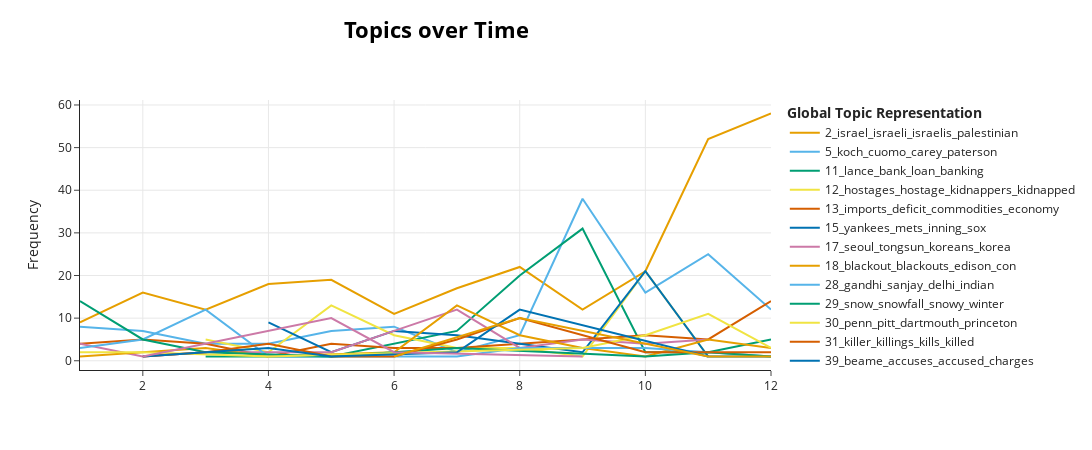

The code cell stored with this chart in its notebook:
### Code cell
tm.model.visualize_topics_over_time(tm.topics_over_time[tm.topics_over_time.Topic.isin(tm.topic_filter.topics)])

### Figure 1 — Plotly figure (JSON) as saved in the notebook; plotly's stock layout.template omitted (floating-point values rounded to 4 significant figures)
{"data": [{"hoverinfo": "text", "hovertext": ["<b>Topic 2</b><br>Words: mondale, nato, alliance, atlantic, funds", "<b>Topic 2</b><br>Words: vance, israeli, israel, hussein, jordan", "<b>Topic 2</b><br>Words: carter, rabin, israel, israelis, diplomats", "<b>Topic 2</b><br>Words: rabin, fined, uranium, israeli, mrs", "<b>Topic 2</b><br>Words: israeli, israelis, palestinian, palestine, gaza", "<b>Topic 2</b><br>Words: israeli, israelis, israel, mondale, jews", "<b>Topic 2</b><br>Words: libya, libyans, egypt, arab, syrian", "<b>Topic 2</b><br>Words: syria, israel, israeli, assad, lebanon", "<b>Topic 2</b><br>Words: israelis, israeli, israel, arabs, palestinian", "<b>Topic 2</b><br>Words: israeli, israel, palestinians, arabs, arab", "<b>Topic 2</b><br>Words: israeli, israel, palestinians, sadat, jordanian", "<b>Topic 2</b><br>Words: egypt, cairo, sadat, egyptian, egyptians"], "marker": {"color": "#E69F00"}, "mode": "lines", "name": "2_israel_israeli_israelis_palestinian", "type": "scatter", "x": [1, 2, 3, 4, 5, 6, 7, 8, 9, 10, 11, 12], "y": [9, 16, 12, 18, 19, 11, 17, 22, 12, 21, 52, 58]}, {"hoverinfo": "text", "hovertext": ["<b>Topic 5</b><br>Words: mayor, westtvacy, sutton, mayoral, westway", "<b>Topic 5</b><br>Words: runoff, goodman, mayor, redistricting, legislature", "<b>Topic 5</b><br>Words: primary, stamp, koch, vetoes, sept", "<b>Topic 5</b><br>Words: cuomo, mayor, mayoralty, ronan, mame", "<b>Topic 5</b><br>Words: carey, cuomo, beame, election, predict", "<b>Topic 5</b><br>Words: byrne, bateman, hat, party, velvet", "<b>Topic 5</b><br>Words: chairman, defense, denounce, abzug, fund", "<b>Topic 5</b><br>Words: cuomo, beame, ballot, striking, campaign", "<b>Topic 5</b><br>Words: koch, cuomo, endorses, paterson, candidates", "<b>Topic 5</b><br>Words: byrne, koch, bateman, debate, candidates", "<b>Topic 5</b><br>Words: koch, mayor, paterson, mayoral, deputy", "<b>Topic 5</b><br>Words: koch, kummerfeld, westway, geldzahler, salary"], "marker": {"color": "#56B4E9"}, "mode": "lines", "name": "5_koch_cuomo_carey_paterson", "type": "scatter", "x": [1, 2, 3, 4, 5, 6, 7, 8, 9, 10, 11, 12], "y": [8, 7, 4, 4, 7, 8, 2, 6, 38, 16, 25, 12]}, {"hoverinfo": "text", "hovertext": ["<b>Topic 11</b><br>Words: axelson, treasury, withdraws, consideration, post", "<b>Topic 11</b><br>Words: banking, slowed, electronic, habits, fears", "<b>Topic 11</b><br>Words: bankruptcy, loan, lance, debt, bank", "<b>Topic 11</b><br>Words: lance, loan, finances, inquiry, disclosure", "<b>Topic 11</b><br>Words: lance, resignation, percy, disputed, abused", "<b>Topic 11</b><br>Words: lance, enthusiasm, bank, opposition, reform", "<b>Topic 11</b><br>Words: lance, jury, repaying, banks, reported", "<b>Topic 11</b><br>Words: banks, bank, regulation, regulatory, agencies"], "marker": {"color": "#009E73"}, "mode": "lines", "name": "11_lance_bank_loan_banking", "type": "scatter", "x": [3, 5, 7, 8, 9, 10, 11, 12], "y": [1, 1, 7, 20, 31, 2, 2, 5]}, {"hoverinfo": "text", "hovertext": ["<b>Topic 12</b><br>Words: hostages, hostage, moslems, kidnapping, gunmen", "<b>Topic 12</b><br>Words: guerrillas, army, prosecutor, fight, slain", "<b>Topic 12</b><br>Words: moluccans, dutch, hostages, netherlands, kidnappers", "<b>Topic 12</b><br>Words: flees, overthrow, siege, yugoslavs, captive", "<b>Topic 12</b><br>Words: hostages, hostage, piracy, hijackers, croatian", "<b>Topic 12</b><br>Words: prisoners, killers, four, title, ulster", "<b>Topic 12</b><br>Words: hijackers, japanese, air, meet, willing", "<b>Topic 12</b><br>Words: hijackers, hostages, hijacked, hostage, hijacker", "<b>Topic 12</b><br>Words: kidnappers, dutchman, paid, million, wealthy"], "marker": {"color": "#F0E442"}, "mode": "lines", "name": "12_hostages_hostage_kidnappers_kidnapped", "type": "scatter", "x": [3, 4, 5, 6, 7, 8, 9, 10, 11], "y": [5, 2, 13, 6, 3, 3, 1, 21, 1]}, {"hoverinfo": "text", "hovertext": ["<b>Topic 13</b><br>Words: growth, economists, shift, shoes, abroad", "<b>Topic 13</b><br>Words: capitalist, theorist, crisis, china, peasants", "<b>Topic 13</b><br>Words: economy, deficit, commodities, payments, fund", "<b>Topic 13</b><br>Words: geneva, commodities, collapse, fund, efforts", "<b>Topic 13</b><br>Words: industry, imports, shipments, textile, labor", "<b>Topic 13</b><br>Words: aid, pollution, nations, accord, fines", "<b>Topic 13</b><br>Words: investing, deficit, tax, europeans, japan", "<b>Topic 13</b><br>Words: economy, bankers, market, steel, youngstown", "<b>Topic 13</b><br>Words: exporters, imports, economics, steel, market", "<b>Topic 13</b><br>Words: investments, deficit, imports, goods, tensions", "<b>Topic 13</b><br>Words: japan, japanese, imports, imported, foreign"], "marker": {"color": "#D55E00"}, "mode": "lines", "name": "13_imports_deficit_commodities_economy", "type": "scatter", "x": [1, 2, 3, 4, 5, 6, 7, 9, 10, 11, 12], "y": [4, 5, 4, 1, 4, 3, 3, 5, 6, 5, 14]}, {"hoverinfo": "text", "hovertext": ["<b>Topic 15</b><br>Words: mets, yankees, pitching, cubs, baseball", "<b>Topic 15</b><br>Words: mets, homer, yanks, win, munson", "<b>Topic 15</b><br>Words: mets, sox, pitcher, homer, frazier", "<b>Topic 15</b><br>Words: outfielder, bat, brewers, homer, cricket", "<b>Topic 15</b><br>Words: mets, brewers, mariners, sox, giants", "<b>Topic 15</b><br>Words: jackson, baltimore, munson, kingman, belts", "<b>Topic 15</b><br>Words: yankees, inning, dodgers, mets, innings", "<b>Topic 15</b><br>Words: spenders, baseball, pretenders, big, vs", "<b>Topic 15</b><br>Words: daredevil, toy, halts, knievel, assault"], "marker": {"color": "#0072B2"}, "mode": "lines", "name": "15_yankees_mets_inning_sox", "type": "scatter", "x": [4, 5, 6, 7, 8, 9, 10, 11, 12], "y": [9, 2, 7, 6, 4, 2, 21, 1, 1]}, {"hoverinfo": "text", "hovertext": ["<b>Topic 17</b><br>Words: bribery, korean, lobbyist, indonesia, solicitors", "<b>Topic 17</b><br>Words: indonesia, chief, oil, concerns, charges", "<b>Topic 17</b><br>Words: congressmen, inquiry, lobby, tax, korea", "<b>Topic 17</b><br>Words: seoul, singapore, dissidents, political, critics", "<b>Topic 17</b><br>Words: korea, military, carter, defends, defense", "<b>Topic 17</b><br>Words: korea, korean, tong, disclose, dealings", "<b>Topic 17</b><br>Words: korea, koreans, korean, koreanfavors, prosecutor", "<b>Topic 17</b><br>Words: jaworski, korea, korean, tongsun, testimony", "<b>Topic 17</b><br>Words: korean, korea, tongsun, jury, southkorearejectsu", "<b>Topic 17</b><br>Words: koreans, korea, seoul, korean, scandal", "<b>Topic 17</b><br>Words: seoul, korean, tongsun, park, fined"], "marker": {"color": "#CC79A7"}, "mode": "lines", "name": "17_seoul_tongsun_koreans_korea", "type": "scatter", "x": [1, 2, 3, 4, 5, 6, 7, 8, 9, 10, 11], "y": [4, 1, 2, 2, 2, 7, 12, 3, 5, 4, 5]}, {"hoverinfo": "text", "hovertext": ["<b>Topic 18</b><br>Words: title, page, front, , ", "<b>Topic 18</b><br>Words: subways, rail, transportation, pledges, mile", "<b>Topic 18</b><br>Words: marathon, train, rush, nosefros, york", "<b>Topic 18</b><br>Words: floodwaters, in, the, way, of", "<b>Topic 18</b><br>Words: amtrak, freight, beach, jersey, derailment", "<b>Topic 18</b><br>Words: blackouts, blackout, delay, disrupted, ed", "<b>Topic 18</b><br>Words: blackout, edison, con, utilities, failure", "<b>Topic 18</b><br>Words: westchester, edison, orchid, york, blackout", "<b>Topic 18</b><br>Words: dukes, tyrone, york, times, the", "<b>Topic 18</b><br>Words: flood, flooded, blackout, amtrak, rain", "<b>Topic 18</b><br>Words: traffic, ed, mayor, repair, plan"], "marker": {"color": "#E69F00"}, "mode": "lines", "name": "18_blackout_blackouts_edison_con", "type": "scatter", "x": [1, 2, 3, 4, 6, 7, 8, 9, 10, 11, 12], "y": [1, 2, 3, 1, 2, 13, 6, 3, 1, 5, 3]}, {"hoverinfo": "text", "hovertext": ["<b>Topic 28</b><br>Words: gandhi, mrs, india, democracy, murdering", "<b>Topic 28</b><br>Words: gandhi, sanjay, mrs, aide, opposition", "<b>Topic 28</b><br>Words: delhi, gandhi, desai, india, indian", "<b>Topic 28</b><br>Words: peres, nominated, labor, head, slate", "<b>Topic 28</b><br>Words: democratic, government, indian, restored, weeks", "<b>Topic 28</b><br>Words: bandaranaike, lanka, sri, beaten, party", "<b>Topic 28</b><br>Words: gandhi, lanka, sri, aides, arrested", "<b>Topic 28</b><br>Words: gandhi, corruption, arrested, mrs, freed", "<b>Topic 28</b><br>Words: gandhi, split, congress, leadership, india"], "marker": {"color": "#56B4E9"}, "mode": "lines", "name": "28_gandhi_sanjay_delhi_indian", "type": "scatter", "x": [1, 2, 3, 4, 5, 7, 8, 10, 12], "y": [3, 5, 12, 1, 1, 1, 3, 3, 1]}, {"hoverinfo": "text", "hovertext": ["<b>Topic 29</b><br>Words: snowfall, snow, freezing, precipitation, cold", "<b>Topic 29</b><br>Words: snow, snowy, buffalo, snowdrifts, winter", "<b>Topic 29</b><br>Words: snow, cold, spring, watertown, lining", "<b>Topic 29</b><br>Words: winter, snow, spring, feisty, hurrah", "<b>Topic 29</b><br>Words: thermometer, july, low, hottest, 100", "<b>Topic 29</b><br>Words: colgate, star, 7th, row, rolls", "<b>Topic 29</b><br>Words: front, title, zoo, birds, page", "<b>Topic 29</b><br>Words: ice, day, where, to, an"], "marker": {"color": "#009E73"}, "mode": "lines", "name": "29_snow_snowfall_snowy_winter", "type": "scatter", "x": [1, 2, 3, 5, 7, 10, 11, 12], "y": [14, 5, 2, 1, 3, 1, 2, 1]}, {"hoverinfo": "text", "hovertext": ["<b>Topic 30</b><br>Words: bowl, seton, games, downs, rally", "<b>Topic 30</b><br>Words: clemson, monroe, 78, maryland, 84", "<b>Topic 30</b><br>Words: villanova, penn, relays, defeats, distance", "<b>Topic 30</b><br>Words: lions, loss, 7th, passes, pace", "<b>Topic 30</b><br>Words: penn, stadium, michigan, dartmouth, princeton", "<b>Topic 30</b><br>Words: harvard, princeton, pitt, dartmouth, yale", "<b>Topic 30</b><br>Words: pius, united, payton, victory, preis"], "marker": {"color": "#F0E442"}, "mode": "lines", "name": "30_penn_pitt_dartmouth_princeton", "type": "scatter", "x": [1, 2, 4, 9, 10, 11, 12], "y": [2, 2, 1, 3, 6, 11, 3]}, {"hoverinfo": "text", "hovertext": ["<b>Topic 31</b><br>Words: militant, racist, police, five, slayer", "<b>Topic 31</b><br>Words: suspects, lewisboro, deaths, arrested, slaying", "<b>Topic 31</b><br>Words: slain, killer, dies, death, policeman", "<b>Topic 31</b><br>Words: robber, cab, bank, ride, takes", "<b>Topic 31</b><br>Words: killer, wounds, parked, car, caliber", "<b>Topic 31</b><br>Words: killings, slain, deaths, gunman, surrenders", "<b>Topic 31</b><br>Words: killer, kills, detective, victims, killed", "<b>Topic 31</b><br>Words: robber, park, shot, chase, bank", "<b>Topic 31</b><br>Words: kills, shootout, detective, killed, street"], "marker": {"color": "#D55E00"}, "mode": "lines", "name": "31_killer_killings_kills_killed", "type": "scatter", "x": [2, 3, 4, 5, 6, 7, 8, 10, 12], "y": [1, 2, 4, 1, 1, 5, 10, 2, 2]}, {"hoverinfo": "text", "hovertext": ["<b>Topic 39</b><br>Words: banks, officials, criticize, inquiry, york", "<b>Topic 39</b><br>Words: charges, boomis, charge, fiscal, clergymen", "<b>Topic 39</b><br>Words: accused, beame, million, agency, asks", "<b>Topic 39</b><br>Words: disclosure, inquiry, ordered, us, supported", "<b>Topic 39</b><br>Words: beame, crisis, warnings, investors, fraud", "<b>Topic 39</b><br>Words: beams, charges, evidence, distorted, "], "marker": {"color": "#0072B2"}, "mode": "lines", "name": "39_beame_accuses_accused_charges", "type": "scatter", "x": [2, 4, 5, 7, 8, 11], "y": [1, 3, 1, 2, 12, 1]}, {"hoverinfo": "text", "hovertext": ["<b>Topic 55</b><br>Words: watergate, nixon, fund, 000, 200", "<b>Topic 55</b><br>Words: nixon, watergate, impeached, president, tapes", "<b>Topic 55</b><br>Words: watergate, justice, changes, effect, dept", "<b>Topic 55</b><br>Words: watergate, frost, evidence, cited, talk"], "marker": {"color": "#CC79A7"}, "mode": "lines", "name": "55_watergate_nixon_impeached_evidence", "type": "scatter", "x": [2, 5, 6, 9], "y": [1, 10, 2, 1]}, {"hoverinfo": "text", "hovertext": ["<b>Topic 64</b><br>Words: rapists, execution, court, high, rules", "<b>Topic 64</b><br>Words: sam, suspect, murders, shooting, yonkers", "<b>Topic 64</b><br>Words: ryan, killing, suspect, officer, convicted", "<b>Topic 64</b><br>Words: mcguire, wagner, chief, police, planning"], "marker": {"color": "#E69F00"}, "mode": "lines", "name": "64_suspect_murders_sam_shooting", "type": "scatter", "x": [6, 8, 11, 12], "y": [1, 10, 1, 1]}], "layout": {"height": 450, "hoverlabel": {"bgcolor": "white", "font": {"family": "Rockwell", "size": 16}}, "legend": {"title": {"text": "<b>Global Topic Representation"}}, "title": {"font": {"color": "Black", "size": 22}, "text": "<b>Topics over Time</b>", "x": 0.4, "xanchor": "center", "y": 0.95, "yanchor": "top"}, "width": 1250, "xaxis": {"showgrid": true}, "yaxis": {"showgrid": true, "title": {"text": "Frequency"}}}}
